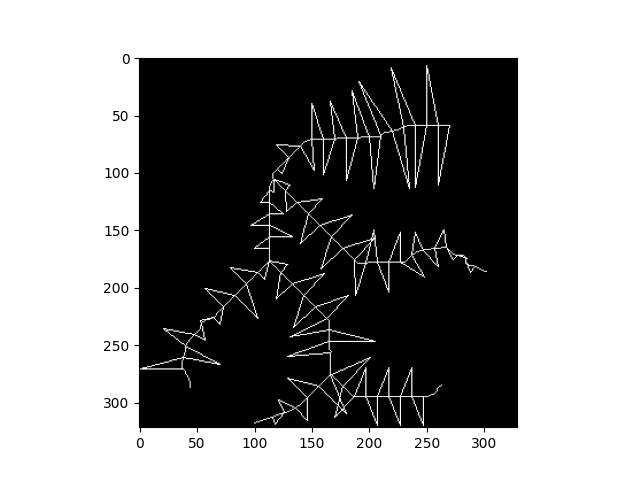
#> input picture Project_Files/Zig_Zag_Good.png, 640 x 480 px, given in place of _Ibrahim_Test_ibrahim_test_bw_png_png_skeleton_lee94_png.png, which was not available
$ python zig_zag_test2.py
#> lines starting #> are read from the running program, lines starting #| are printed output that depends on the picture; after the words box and inside, x2 and y2 are one past the last pixel; in counts of white or black regions, pixels touching at a corner belong together; pictures that were not available may be replaced by others from this repository, and a replacement may not be noted
### Project_Files/Jasons_Functions/open_or_show_image.py
import matplotlib.pyplot as plt
import cv2

#this is pretty self explainatory: you either open or show and image
def open_image(path):
    try:
        image = cv2.imread(path, 0) # Reading an image in grayscale mode
#> image is the input picture: shape (480, 640); min 0, max 255, mean 142
        # print("found image at : " , path)
    except:
        print("couldn't find image at : ", path)
    return(image)

def show_image(image):
    plt.imshow(image, cmap='gray') #map the image to black and white, white representing the line
    plt.show()

### Project_Files/Jasons_Functions/skeleton_to_graph.py
import cv2
import numpy as np
from skimage.morphology import skeletonize
import sknw

from open_or_show_image import *


#Jasons skeleton to graph function, useful for extracting information about skeleton
# ------------------------------------------------------------------------
#inputs: path to skeleton of an image
#outputs: <class 'networkx.classes.graph.Graph'>
def skeleton_to_graph(path):
    """takes in path to image , note needs to be black background white foreground ,
    :param path: path to image
    :type path: string

    :rtype: graph
    :return: a graph of the skeleton with
    """

    try: img = open_image(path)# get img
    except : print("\n\ncan't find that image at", path,"\n\n")
    img = (255-img)
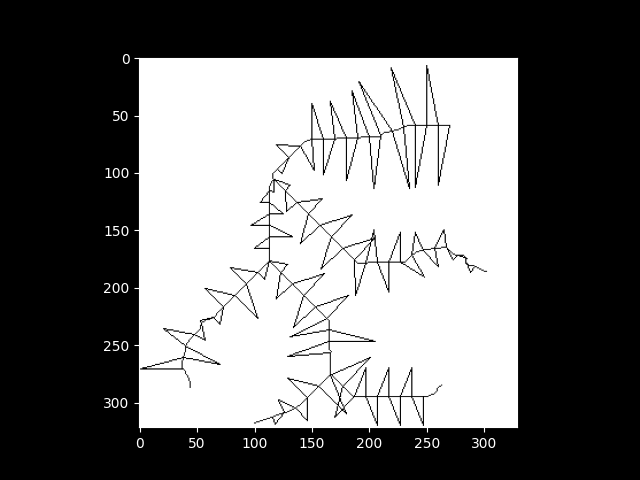
#> img: shape (480, 640); min 0, max 255, mean 113
    img = img > 127 #make bool
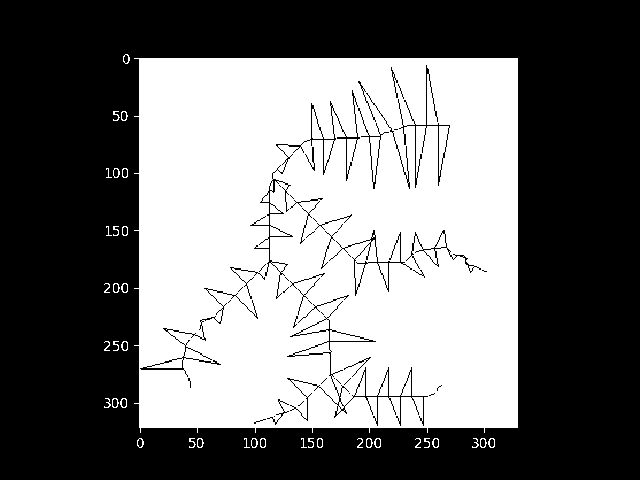
#> img: shape (480, 640) bool; 44.3% white; 37 white regions (4 under 20 px), largest, box (x1, y1, x2, y2) and area: (134, 58, 518, 433) 135246, (121, 283, 128, 293) 32, (121, 341, 128, 351) 32
    ske = skeletonize(~img).astype(np.uint16) # this just changes data type and SHOULDNT change skeleton shape
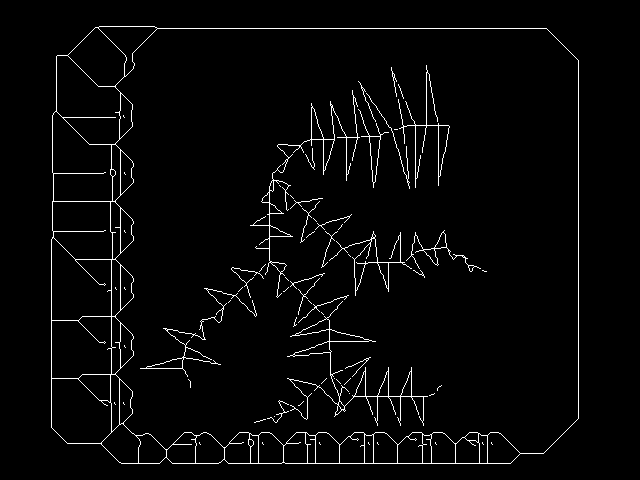
#> ske: shape (480, 640) uint16; values 0 (black) and 1 (white), 2.9% white in thin lines or dots, all inside (x1, y1, x2, y2) = (51, 26, 579, 464)
#> (the run stopped early here; a loop or call above may not have finished)
